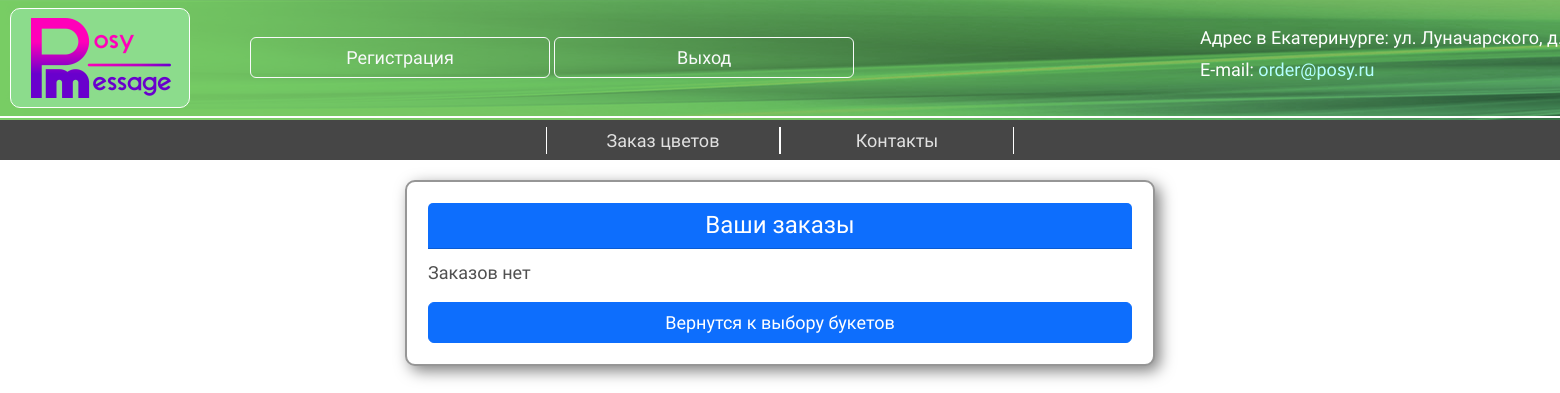
The page /orders/ (signed in) on the database as committed earlier.
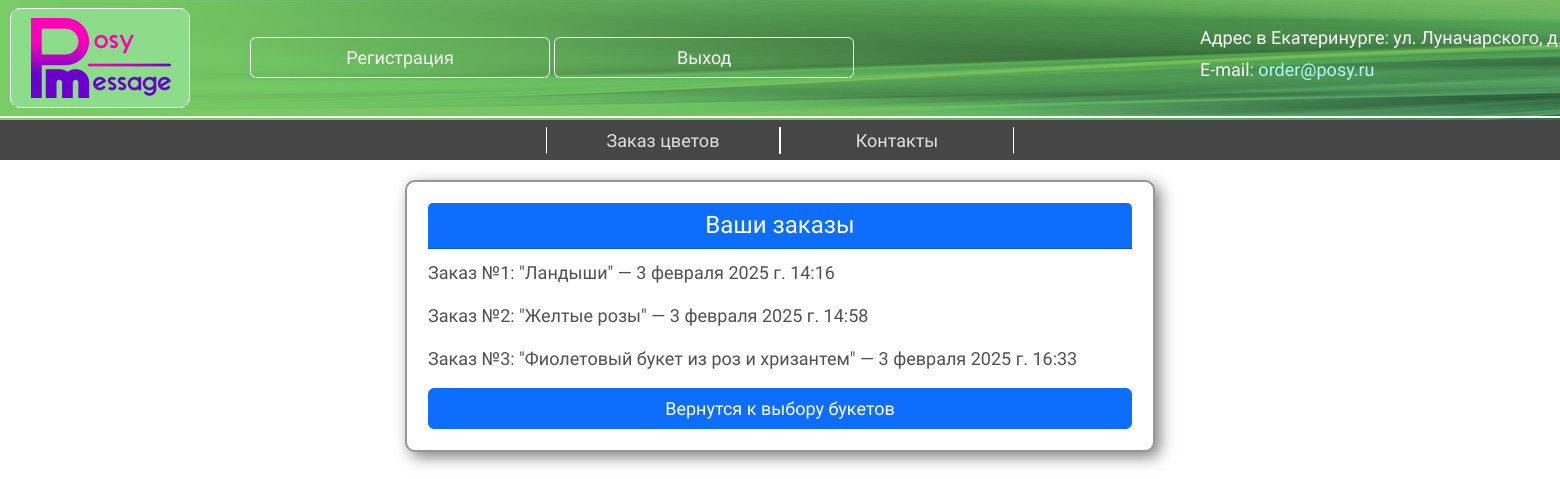
The same page on the database as committed later.
### main/models.py (models this page shows, shortened)
class Order(models.Model):
    user: str = models.ForeignKey(User, on_delete=models.CASCADE)
    flower: str = models.ForeignKey(Flower, on_delete=models.CASCADE)
    order_date: str = models.DateTimeField('Дата заказа', auto_now_add=True)
    class Meta:
        verbose_name = 'Заказ'
        verbose_name_plural = 'Заказы'

class Flower(models.Model):
    posy_name: str = models.CharField('Название букета', max_length=50, unique=True, null=False)
    price: float = models.DecimalField('Цена', max_digits=10, decimal_places=2)
    posy_path: str = models.CharField('Путь к фото букета', max_length=255, default='main/img/posies/small_01.png')
    class Meta:
        verbose_name = 'Букет'
        verbose_name_plural = 'Букеты'

### main/views.py (the view)
# urls.py: path('orders/', views.orders_list, name='orders')
@login_required
def orders_list(request):
    user_orders = Order.objects.filter(user=request.user)  # noqa PyUnresolvedReferences
    return render(request, 'orders.html', {'orders': user_orders})

### main/templates/main/orders.html (shortened to what this page needs)
{% extends 'layout.html' %}
{% block content %}
<div class="card">
    <div class="card-body">
        <div class="card-header text-center bg-primary text-white">
            <h4 class="mb-0">Ваши заказы</h4>
        </div>
        {% for order in orders %}
            <p>Заказ №{{ order.id }}: "{{ order.flower.posy_name }}" — {{ order.order_date }}</p>
        {% empty %}
            <p>Заказов нет</p>
        {% endfor %}
        <div class="d-flex justify-content-center mt-3">
            <a href="{% url 'flowers' %}" class="btn btn-primary w-100">Вернутся к выбору букетов</a>
        </div>
    </div>
</div>
{% endblock %}

### main/templates/main/layout.html (shortened to what this page needs)
<!DOCTYPE html>
<html lang="ru">
<head>
    <link href="https://cdn.jsdelivr.net/npm/bootstrap@5.3.3/dist/css/bootstrap.min.css"  rel="stylesheet">
    <link href="{% static 'main/css/posy_style.css' %}" type="text/css" rel="stylesheet">
</head>
<body>
<header>
    <div class="brand-bar">
        <img class="brand_logo" src="{% static 'main/img/pm_logo.png' %}" alt="Logo">
    </div>
    {% include 'header.html' %}
</header>
{% if user.is_authenticated %}
    {% include 'navbar.html' %}
{% endif %}
{% block content %}
{% endblock %}
</body>
</html>

### main/templates/main/header.html (shortened to what this page needs)
<div class="brand-bond">
        <p class="br-item">Адрес в Екатеринурге: ул. Луначарского, д.214</p>
        <p class="br-item">E-mail: <a href="mailto:order@posy.ru?subject=Заказ">order@posy.ru</a></p>
    </div>
    <div class="header-button">
        <a class="btn btn-outline-light" href="{% url 'register' %}" role="button">Регистрация</a>
        {% if user.is_authenticated %}
            <a class="btn btn-outline-light" href="{% url 'logout' %}" role="button">Выход</a>
        {% else %}
            <a class="btn btn-outline-light" href="{% url 'login' %}" role="button">Вход</a>
        {% endif %}
    </div>

### main/templates/main/navbar.html
<nav class="navbar-expand" style="background-color: #464646">
    <div class="navbar-nav">
        <a class="nav-item {{ pri_active }}" href="{% url 'flowers' %}">Заказ цветов</a>
        <a class="nav-item {{ sec_active }}" href="{% url 'bond' %}">Контакты</a>
    </div>
</nav>

### main/static/main/css/posy_style.css (style rules this page uses)
header { background-image: url("../img/nav_back.png"); width: 100%; height: 120px; }
.brand-bar { background-color: #8CDC8CFF; position: relative; left: 10px; top: 8px; width: 180px; height: 100px; padding: 9px 20px; border-radius: 10px; border: 1px solid #FFFFFF; }
.brand-bond { position: absolute; left: 1200px; top: 24px; width: 800px; display: grid; grid-template-columns: 1fr 1fr; }
.br-item { font-family: "Didact Gothic", serif; font-size: 18px; font-weight: 400; color: #FFFFFF; margin-bottom: 5px; }
a { color: #B4FFFF; text-decoration: none; }
.header-button { position: absolute; top: 37px; left: 250px; }
.btn.btn-outline-light { font-family: "Didact Gothic", serif; font-size: 18px; font-weight: 400; width: 300px; --bs-btn-hover-bg: transparent; --bs-btn-hover-color: #FFFFFF; --bs-btn-hover-border-color: #FFFFFF; --bs-btn-active-color: #FFFFFF; --bs-btn-active-bg: transparent; }
.navbar-nav { display: flex; align-content: center; align-items: center; height: 40px; margin: 0 35%; }
.nav-item { font-family: "Didact Gothic", serif; font-size: 18px; font-weight: 400; flex: 1; text-align: center; color: #E1E1E1; border-left: 1px solid #FFFFFF; border-right: 1px solid #FFFFFF; position: relative; }
.btn.btn-primary { font-size: 18px; width: 100px; }
p { font-size: 20px; }
.card { font-family: "Didact Gothic", serif; font-weight: 400; color: #505050; text-align: center; width: 750px; padding: 5px; margin: 20px auto; border-radius: 10px; border: 2px solid #969696; box-shadow: 5px 5px 15px rgba(0, 0, 0, 0.5); }
.card p { font-size: 18px; margin-top: 10px; text-align: left; }
h4 { font-family: "Didact Gothic", serif; font-size: 24px; font-weight: 500; font-style: normal; color: #FFFFFF; }

Rows that differ between the two databases and show on the page:
added Order: id "1", flower.posy_name "Ландыши", order_date "3 февраля 2025 г. 14:16"
added Order: id "2", flower.posy_name "Желтые розы", order_date "3 февраля 2025 г. 14:58"
added Order: id "3", flower.posy_name "Фиолетовый букет из роз и хризантем", order_date "3 февраля 2025 г. 16:33"
Other text that changed with them:
text no longer shown: "Заказов нет"
